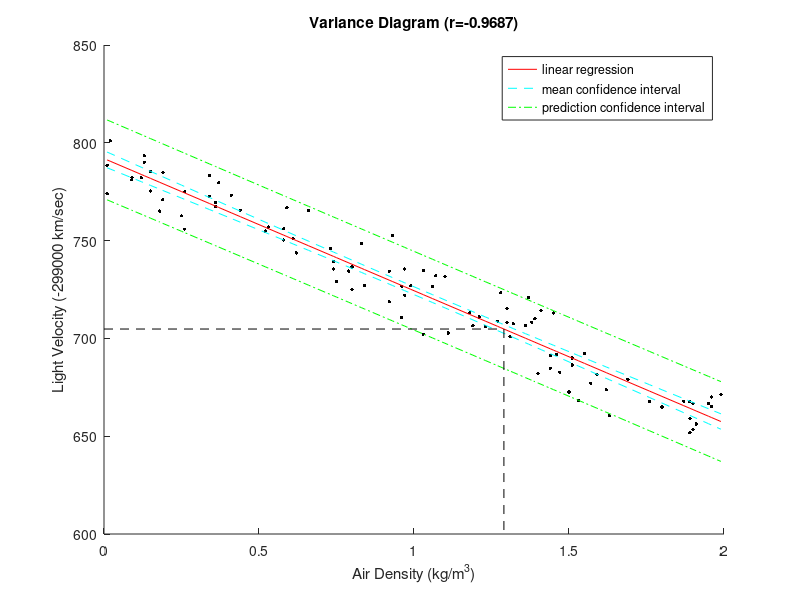

Here is the MATLAB script that generated this plot:
clc, clearvars, close all;

lightairData = load('lightair.dat');
X = lightairData(:,1);
Y = lightairData(:,2);
n = length(X);
alpha = 0.05;

% (a)
R = corrcoef(lightairData);
r = R(1, 2);
fprintf('(a) r=%.4f\n', r);

% (b)
% Estimation of linear regression parameters - 1st way
P = polyfit(X, Y, 1);  % or using regress
b1 = P(1);
b0 = P(2);
fprintf('(b) polyfit: b0=%.4f, b1=%.4f\n', b0, b1);

% Estimation of linear regression parameters - 2nd way
C = cov(X, Y);
b1 = C(1, 2) / C(1, 1);
mx = mean(X);
my = mean(Y);
b0 = my - b1 * mx;
fprintf('(b) using estimators: b0=%.4f, b1=%.4f\n', b0, b1);

% Calculation of CI for linear regression parameters
yhat = b1 * X + b0;
se = sqrt(sum((Y - yhat).^2) / (n - 2));
Sxx = C(1, 1) * (n - 1);
sb1 = se / sqrt(Sxx);
tcrit = tinv(1 - alpha / 2, n - 2);
cib1 = [b1 - tcrit * sb1, b1 + tcrit * sb1];
sb0 = se * sqrt(1 / n + mx^2 / Sxx);
cib0 = [b0 - tcrit * sb0, b0 + tcrit * sb0];
fprintf('(b) b0 %.2f%% confidence interval: [%.4f, %.4f]\n', 100 * (1 - alpha), cib0(1), cib0(2));
fprintf('(b) b1 %.2f%% confidence interval: [%.4f, %.4f]\n', 100 * (1 - alpha), cib1(1), cib1(2));

% (c)
% Calculation of CI for mean of Y
symV = se * sqrt(1 / n + (X - mx).^2 / Sxx);
symcilV = yhat - tcrit * symV;
symciuV = yhat + tcrit * symV;

% Calculation of CI for Y estimation
syV = se * sqrt(1 + 1 / n + (X - mx).^2 / Sxx);
sycilV = yhat - tcrit * syV;
syciuV = yhat + tcrit * syV;

x0 = 1.29;
y0 = b1 * x0 + b0;
% Calculation of CI for mean of y0
sy0mV = se * sqrt(1 / n + (x0 - mx).^2 / Sxx);
sy0mcilV = y0 - tcrit * sy0mV;
sy0mciuV = y0 + tcrit * sy0mV;
fprintf('(c) %.2f%% CI for mean y(x=%.4f)=%.4f: [%.4f, %.4f]\n', 100 * (1 - alpha), x0, y0, sy0mcilV, sy0mciuV);

% Calculation of CI for y0 estimation
sy0V = se * sqrt(1 + 1 / n + (x0 - mx).^2 / Sxx);
sy0cilV = y0 - tcrit * sy0V;
sy0ciuV = y0 + tcrit * sy0V;
fprintf('(c) %.2f%% CI for estimated y(x=%.4f)=%.4f: [%.4f, %.4f]\n', 100 * (1 - alpha), x0, y0, sy0cilV, sy0ciuV);

% (d)
c = 299792.458;
d0 = 1.29;
beta0 = c - 299000;
beta1 = - 0.00029 * c / d0;
tb0 = (b0 - beta0) / sb0;
pvalb0 = 2 * (1 - tcdf(abs(tb0), n - 2));
tb1 = (b1 - beta1) / sb1;
pvalb1 = 2 * (1 - tcdf(abs(tb1), n - 2));
fprintf('(d) alpha=%.2f, H0(beta0=%.4f): p-value=%.4f, ', alpha, beta0, pvalb0);
if beta0 > cib0(1) && beta0 < cib0(2)
    fprintf('%.4f in [%.4f, %.4f] -> cannot reject H0\n', beta0, cib0(1), cib0(2));
else
    fprintf('%.4f not in [%.4f, %.4f] -> reject H0\n', beta0, cib0(1), cib0(2));
end

fprintf('(d) alpha=%.2f, H0(beta1=%.4f): p-value=%.4f, ', alpha, beta1, pvalb1);
if beta1 > cib1(1) && beta1 < cib1(2)
    fprintf('%.4f in [%.4f, %.4f] -> cannot reject H0\n', beta1, cib1(1), cib1(2));
else
    fprintf('%.4f not in [%.4f, %.4f] -> reject H0\n', beta1, cib1(1), cib1(2));
end

figure;
scatter(X, Y, 6, 'k', 'filled');
hold on;
h1 = plot(X, yhat, '-r');
h2 = plot(X, symcilV, '--c');
plot(X, symciuV, '--c');
h3 = plot(X, sycilV, '-.g');
plot(X, syciuV, '-.g');
ax = axis;
plot([ax(1), x0, x0], [y0, y0, ax(3)], '--k');
hold off;
title(sprintf('Variance Diagram (r=%.4f)', r));
xlabel('Air Density (kg/m^3)');
ylabel('Light Velocity (-299000 km/sec)');
legend([h1, h2, h3], {'linear regression', 'mean confidence interval', 'prediction confidence interval'});
